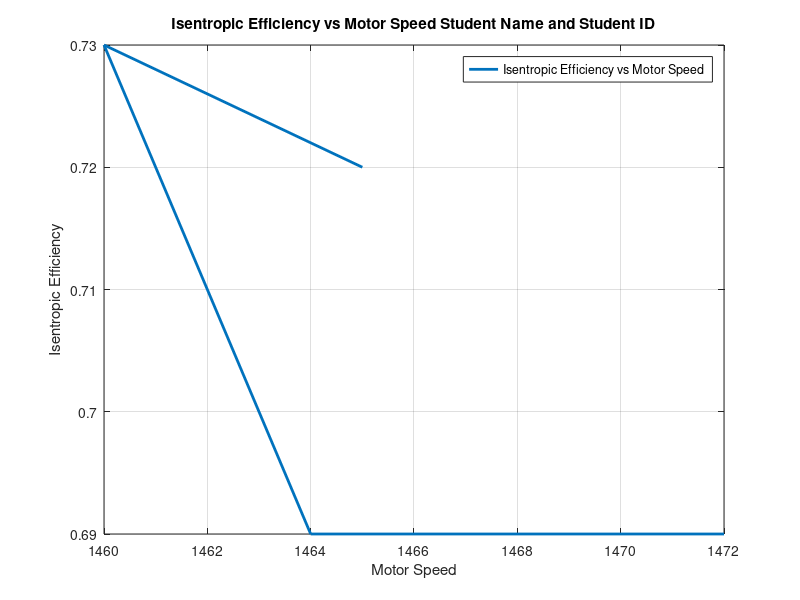

MATLAB code to generate this figure:
% Thermodynmaics Lab 
% Student Name
% Student ID
%  Lab 04: To Analyse the variation in Isentropic efficiency with compressor pressure ratio

% Graphs
% Draw a Graph between the Isentropic Efficency and Motor Speed
% Given Data
Motor_Speed = [1472, 1464, 1460, 1465, 1465];
Isentropic_Efficiency = [0.69, 0.69, 0.73, 0.72, 0.72];

% Plotting 
plot(Motor_Speed, Isentropic_Efficiency, 'Linewidth', 2);

% Cutomization
xlabel ('Motor Speed');
ylabel ('Isentropic Efficiency');
title ('Isentropic Efficiency vs Motor Speed Student Name and Student ID')
legend ('Isentropic Efficiency vs Motor Speed');
grid on;
